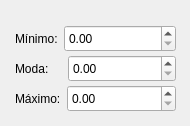
     <widget class="QWidget" name="triangular_3_ent_2">
      <widget class="QWidget" name="normal_ent_11" native="true">
       <property name="geometry">
        <rect>
         <x>10</x>
         <y>20</y>
         <width>171</width>
         <height>37</height>
        </rect>
       </property>
       <layout class="QHBoxLayout" name="normal_layout_ent_13" stretch="0,0">
        <property name="sizeConstraint">
         <enum>QLayout::SetDefaultConstraint</enum>
        </property>
        <property name="leftMargin">
         <number>5</number>
        </property>
        <property name="topMargin">
         <number>5</number>
        </property>
        <property name="rightMargin">
         <number>5</number>
        </property>
        <property name="bottomMargin">
         <number>5</number>
        </property>
        <item>
         <widget class="QLabel" name="label_16">
          <property name="sizePolicy">
           <sizepolicy hsizetype="Minimum" vsizetype="Minimum">
            <horstretch>0</horstretch>
            <verstretch>0</verstretch>
           </sizepolicy>
          </property>
          <property name="minimumSize">
           <size>
            <width>0</width>
            <height>0</height>
           </size>
          </property>
          <property name="text">
           <string>Mínimo:</string>
          </property>
         </widget>
        </item>
        <item>
         <widget class="QDoubleSpinBox" name="triang_min_ent_2">
          <property name="sizePolicy">
           <sizepolicy hsizetype="Expanding" vsizetype="Expanding">
            <horstretch>0</horstretch>
            <verstretch>0</verstretch>
           </sizepolicy>
          </property>
         </widget>
        </item>
       </layout>
      </widget>
      <widget class="QWidget" name="normal_ent_12" native="true">
       <property name="geometry">
        <rect>
         <x>10</x>
         <y>50</y>
         <width>171</width>
         <height>37</height>
        </rect>
       </property>
       <layout class="QHBoxLayout" name="normal_layout_ent_14" stretch="0,0">
        <property name="sizeConstraint">
         <enum>QLayout::SetDefaultConstraint</enum>
        </property>
        <property name="leftMargin">
         <number>5</number>
        </property>
        <property name="topMargin">
         <number>5</number>
        </property>
        <property name="rightMargin">
         <number>5</number>
        </property>
        <property name="bottomMargin">
         <number>5</number>
        </property>
        <item>
         <widget class="QLabel" name="label_17">
          <property name="sizePolicy">
           <sizepolicy hsizetype="Minimum" vsizetype="Minimum">
            <horstretch>0</horstretch>
            <verstretch>0</verstretch>
           </sizepolicy>
          </property>
          <property name="minimumSize">
           <size>
            <width>0</width>
            <height>0</height>
           </size>
          </property>
          <property name="text">
           <string>Moda:    </string>
          </property>
         </widget>
        </item>
        <item>
         <widget class="QDoubleSpinBox" name="triang_moda_ent_2">
          <property name="sizePolicy">
           <sizepolicy hsizetype="Expanding" vsizetype="Expanding">
            <horstretch>0</horstretch>
            <verstretch>0</verstretch>
           </sizepolicy>
          </property>
         </widget>
        </item>
       </layout>
      </widget>
      <widget class="QWidget" name="normal_ent_13" native="true">
       <property name="geometry">
        <rect>
         <x>10</x>
         <y>80</y>
         <width>171</width>
         <height>37</height>
        </rect>
       </property>
       <layout class="QHBoxLayout" name="normal_layout_ent_15" stretch="0,0">
        <property name="sizeConstraint">
         <enum>QLayout::SetDefaultConstraint</enum>
        </property>
        <property name="leftMargin">
         <number>5</number>
        </property>
        <property name="topMargin">
         <number>5</number>
        </property>
        <property name="rightMargin">
         <number>5</number>
        </property>
        <property name="bottomMargin">
         <number>5</number>
        </property>
        <item>
         <widget class="QLabel" name="label_18">
          <property name="sizePolicy">
           <sizepolicy hsizetype="Minimum" vsizetype="Minimum">
            <horstretch>0</horstretch>
            <verstretch>0</verstretch>
           </sizepolicy>
          </property>
          <property name="minimumSize">
           <size>
            <width>0</width>
            <height>0</height>
           </size>
          </property>
          <property name="text">
           <string>Máximo:</string>
          </property>
         </widget>
        </item>
        <item>
         <widget class="QDoubleSpinBox" name="triang_max_ent_2">
          <property name="sizePolicy">
           <sizepolicy hsizetype="Expanding" vsizetype="Expanding">
            <horstretch>0</horstretch>
            <verstretch>0</verstretch>
           </sizepolicy>
          </property>
         </widget>
        </item>
       </layout>
      </widget>
     </widget>
